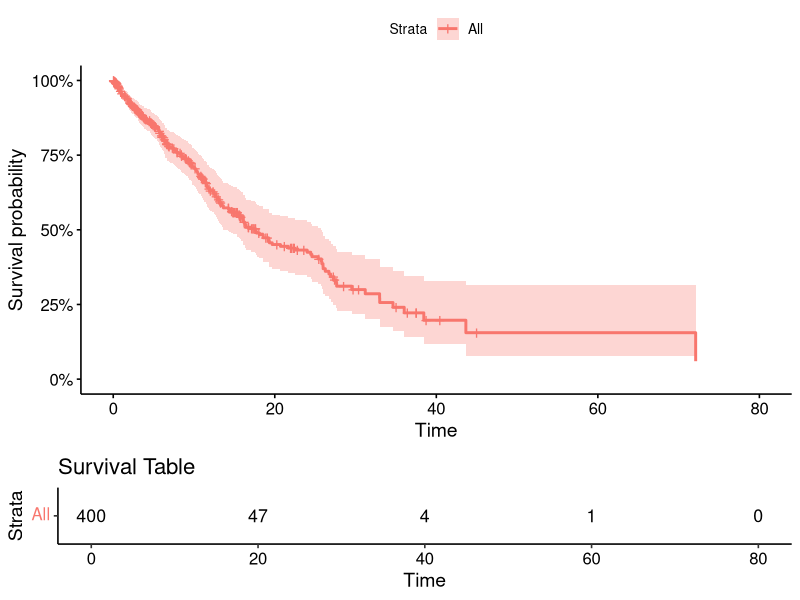
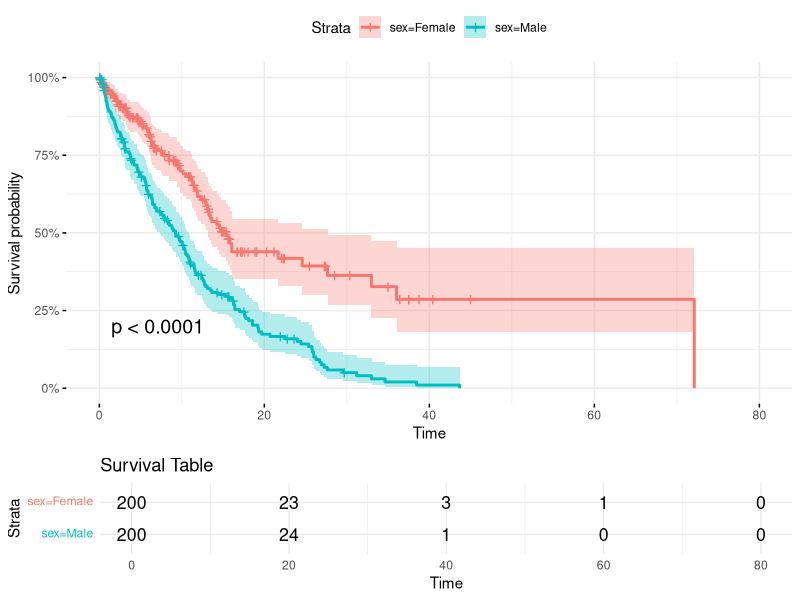
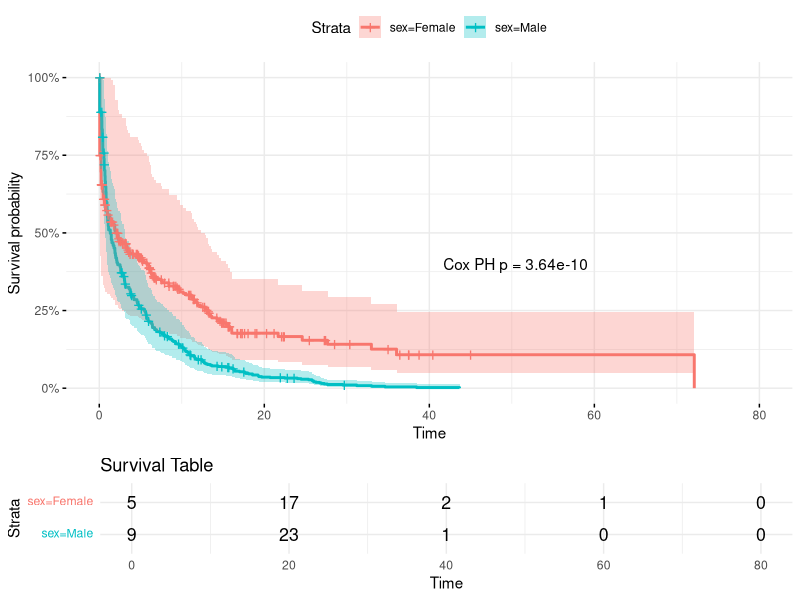
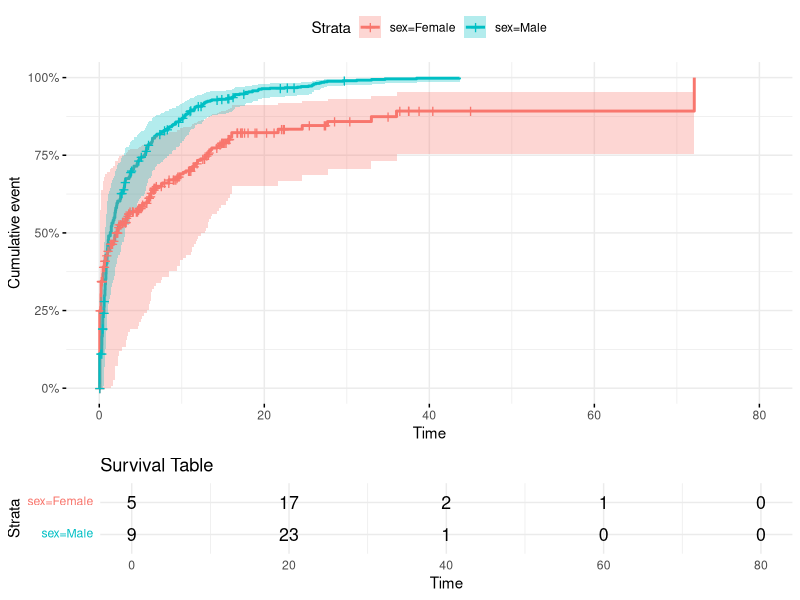
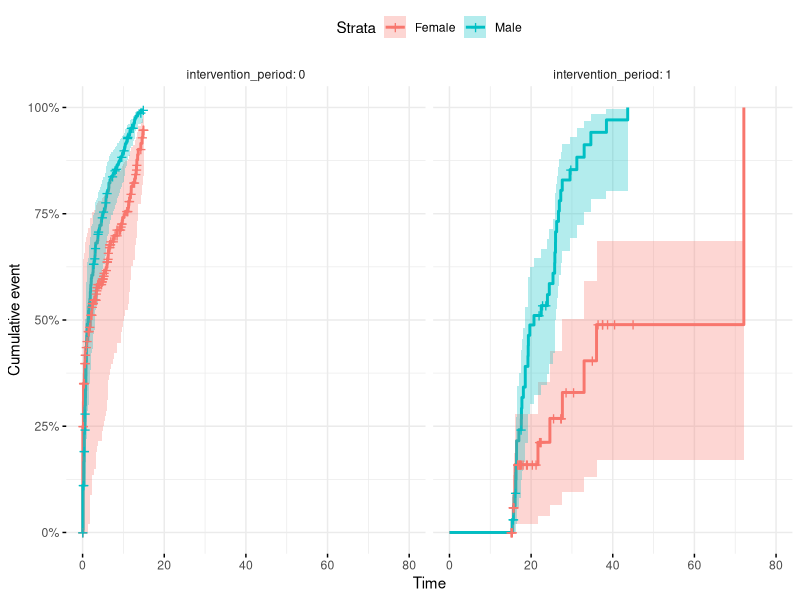
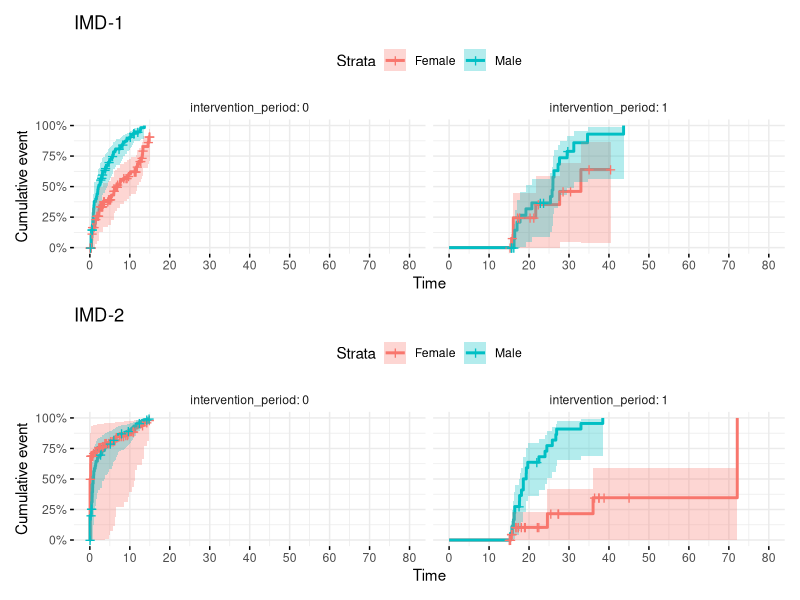
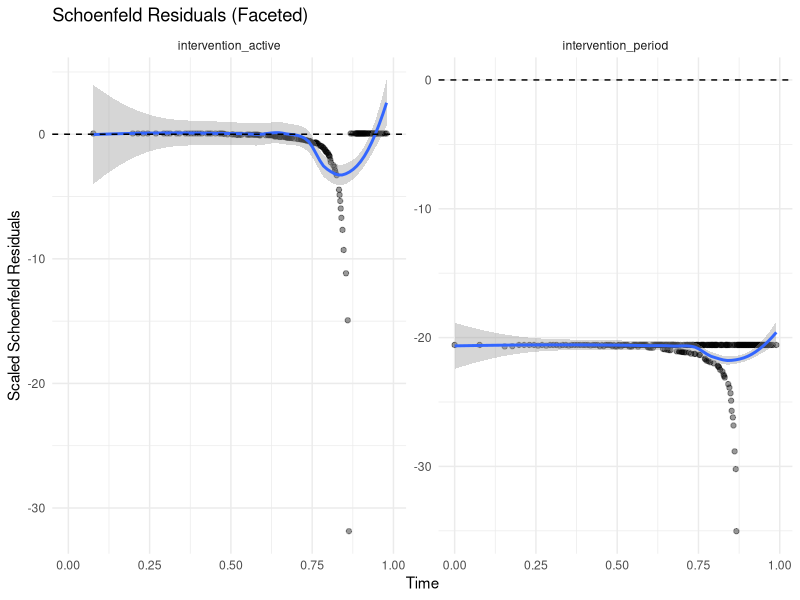

Generate these figures, in order, with R:
## ---- chunk 1
library (survival)
library(survminer)
library(tidyverse)
library(knitr)
library(patchwork)
## ---- chunk 2
set.seed(2349871)
## ---- chunk 3

# Number of observations
n <- 400  

# Create dummy dataset
set.seed(123)
dummy_data <- tibble(
  id = 1:400,
  time_to_event = rexp(n, rate = 0.1),
  sex = sample(c("Male", "Female"), size = n, replace = TRUE),
  age = rnorm(n, mean = 50, sd = 10),
  status = ifelse(sex == "Male", 
                  rbinom(n, size = 1, prob = 0.8),
                  rbinom(n, size = 1, prob = 0.4))
) %>%
  # Introduce start times for delayed entry (uniformly sampled)
  rowwise() %>%
  mutate(start_time = runif(1, min = 0, max = time_to_event * 0.8)) %>%
  ungroup() %>%
  # Ensure start_time is always less than time_to_event
  mutate(start_time = pmin(start_time, time_to_event - 0.01))

# Display first 50 rows
kable(dummy_data[1:20,])
## ---- chunk 4
# Fit a Cox Proportional Hazards model
cox_model <- coxph(Surv(time_to_event, status) ~ age + sex, data = dummy_data)

# Summary of the Cox PH model
summary(cox_model)

## ---- chunk 5
ggsurvplot(survfit(cox_model), 
           data = dummy_data, 
           pval = TRUE,
           risk.table = TRUE, 
           risk.table.title = "Survival Table",
           surv.scale = "percent", # You can change this to other scales like "probability"
           )
## ---- chunk 6
# Plot separate survival curves for each sex without covariates
ggsurvplot(survfit(Surv(time_to_event, status) ~ sex, data = dummy_data), 
           data = dummy_data, pval = TRUE, 
           risk.table = TRUE, risk.table.title = "Survival Table",
           surv.scale = "percent", # You can change this to other scales like "probability"
           conf.int = TRUE, # Show confidence intervals
           ggtheme = theme_minimal())

## ---- chunk 7
# Fit Cox model to get p-value
cox_model <- coxph(Surv(start_time, time_to_event, status) ~ sex, data = dummy_data)


# Extract the p-value from the model
pval_text <- paste0("Cox PH p = ", signif(summary(cox_model)$coefficients[5], 3))

# Save ggsurvplot output to an object
plot_obj <- ggsurvplot(
  survfit(Surv(start_time, time_to_event, status) ~ sex, data = dummy_data), 
  data = dummy_data,
  risk.table = TRUE,
  risk.table.title = "Survival Table",
  surv.scale = "percent",
  conf.int = TRUE,
  ggtheme = theme_minimal()
)

# Add annotation to the survival plot component (plot_obj$plot)
plot_obj$plot <- plot_obj$plot + 
  annotate("text", x = max(dummy_data$time_to_event) * 0.7, y = 0.4, label = pval_text)

# Then print the plot object
print(plot_obj)
## ---- chunk 8
ggsurvplot(
  survfit(Surv(start_time, time_to_event, status) ~ sex, data = dummy_data), 
  data = dummy_data,
  risk.table = TRUE,
  risk.table.title = "Survival Table",
  surv.scale = "percent",
  conf.int = TRUE,
  ggtheme = theme_minimal(),
  fun="event"
)
## ---- chunk 9

dummy_data <- dummy_data %>% 
  mutate(
    intervention_active = case_when(
      sex == "Male" & time_to_event <= 15 ~ 0, #No Intervention, Male
      sex == "Male" & time_to_event > 15 ~ 1,  #Intervention, Male
      sex == "Female" ~ 0                     # No intervention, Female
    ),
    intervention_period = case_when(
      time_to_event <= 15 ~0,
      time_to_event > 15 ~ 1
    )
  )

## ---- chunk 10

coxph(Surv(start_time, time_to_event, status) ~ intervention_period + intervention_active + strata(sex), data = dummy_data)

## ---- chunk 11
plot_obj <- ggsurvplot(
  survfit(Surv(start_time, time_to_event, status) ~  sex, data = dummy_data),
  data = dummy_data,
  risk.table = TRUE,
  surv.scale = "percent",
  conf.int = TRUE,
  facet.by = "intervention_period",  # facet by sex to match strata
  ggtheme = theme_minimal(),
  fun="event"

)

print(plot_obj)
## ---- chunk 12
# Create a new variable IMD

dummy_data<- dummy_data %>% mutate(imd = factor(sample(c("IMD1","IMD2"),replace = T,size=400)))


IMD1plot <- plot_obj <- ggsurvplot(
  survfit(Surv(start_time, time_to_event, status) ~  sex, data = filter(dummy_data,imd=="IMD1")),
  data = filter(dummy_data,imd=="IMD1"),
  risk.table = TRUE,
  surv.scale = "percent",
  conf.int = TRUE,
  facet.by = "intervention_period",  # facet by sex to match strata
  ggtheme = theme_minimal(),
  fun="event",
  xlim = c(0,80),
  break.time.by = 10 
)

IMD2plot <- plot_obj <- ggsurvplot(
  survfit(Surv(start_time, time_to_event, status) ~  sex, data = filter(dummy_data,imd=="IMD2")),
  data = filter(dummy_data,imd=="IMD2"),
  risk.table = TRUE,
  surv.scale = "percent",
  conf.int = TRUE,
  facet.by = "intervention_period",  # facet by sex to match strata
  ggtheme = theme_minimal(),
  fun="event",
  xlim = c(0,80),
  break.time.by = 10         # Forces ticks up to 60

)

(IMD1plot+ggtitle("IMD-1")) / (IMD2plot + ggtitle("IMD-2"))

## ---- chunk 13
cox_model <- coxph(Surv(start_time, time_to_event, status) ~ intervention_period + intervention_active + strata(sex), data = dummy_data)

cox_model
## ---- chunk 14
ph_test <- cox.zph(cox_model)
print(ph_test)
## ---- chunk 15
# Extract residuals into a tidy format
res_df <- as.data.frame(ph_test$y)
res_df$time <- ph_test$x

# Add covariate names for faceting
res_df_long <- res_df %>%
  pivot_longer(
    cols = -time,
    names_to = "covariate",
    values_to = "residual"
  )

ggplot(res_df_long, aes(x = time, y = residual)) +
  geom_point(alpha = 0.4) +
  geom_smooth(se = TRUE, method = "loess", span = 0.7) +
  geom_hline(yintercept = 0, linetype = "dashed") +
  facet_wrap(~ covariate, scales = "free_y") +
  theme_minimal() +
  labs(
    title = "Schoenfeld Residuals (Faceted)",
    y = "Scaled Schoenfeld Residuals",
    x = "Time"
  )
